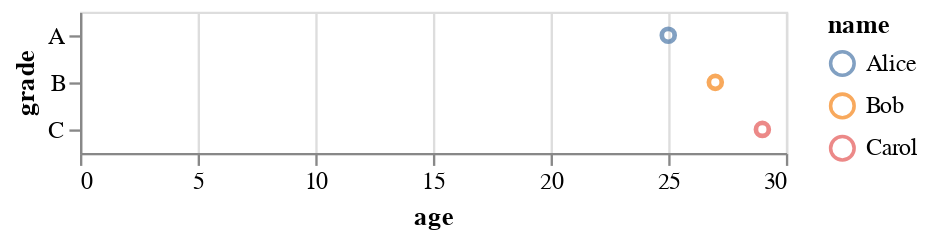

Here is the notebook cell this chart was saved with:
### Code cell
# Import required dependencies
import altair as alt

# Provide the plot
alt.Chart(df1).mark_point().encode(
    x='age',
    y='grade',
    color='name'
).interactive()

### Figure 1 — Vega-Lite specification as saved in the notebook (floating-point values rounded to 4 significant figures)
{"config": {"view": {"continuousWidth": 300, "continuousHeight": 300}}, "data": {"name": "data-5b0904a982ec7c7c0c0aee77ecfc075f"}, "mark": {"type": "point"}, "encoding": {"color": {"field": "name", "type": "nominal"}, "x": {"field": "age", "type": "quantitative"}, "y": {"field": "grade", "type": "nominal"}}, "params": [{"name": "param_1", "select": {"type": "interval", "encodings": ["x", "y"]}, "bind": "scales"}], "$schema": "https://vega.github.io/schema/vega-lite/v5.15.1.json", "datasets": {"data-5b0904a982ec7c7c0c0aee77ecfc075f": [{"name": "Alice", "age": 25, "grade": "A"}, {"name": "Bob", "age": 27, "grade": "B"}, {"name": "Carol", "age": 29, "grade": "C"}]}}
